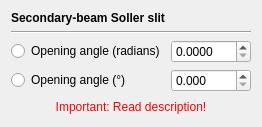
<?xml version="1.0" encoding="UTF-8"?>
<ui version="4.0">
 <class>OpticsConfigPageScolForm</class>
 <widget class="QWidget" name="OpticsConfigPageScolForm">
  <property name="geometry">
   <rect>
    <x>0</x>
    <y>0</y>
    <width>262</width>
    <height>127</height>
   </rect>
  </property>
  <property name="windowTitle">
   <string>Form</string>
  </property>
  <layout class="QGridLayout" name="gridLayout">
   <item row="2" column="1">
    <widget class="QDoubleSpinBox" name="doubleSpinBoxScollR">
     <property name="toolTip">
      <string>SColl</string>
     </property>
     <property name="decimals">
      <number>4</number>
     </property>
     <property name="maximum">
      <double>1.000000000000000</double>
     </property>
     <property name="singleStep">
      <double>0.010000000000000</double>
     </property>
    </widget>
   </item>
   <item row="3" column="1">
    <widget class="QDoubleSpinBox" name="doubleSpinBoxScollD">
     <property name="decimals">
      <number>3</number>
     </property>
     <property name="maximum">
      <double>10.000000000000000</double>
     </property>
     <property name="singleStep">
      <double>0.100000000000000</double>
     </property>
    </widget>
   </item>
   <item row="3" column="0">
    <widget class="QRadioButton" name="radioButtonDeg">
     <property name="text">
      <string>Opening angle (°)</string>
     </property>
    </widget>
   </item>
   <item row="2" column="0">
    <widget class="QRadioButton" name="radioButtonRad">
     <property name="text">
      <string>Opening angle (radians)</string>
     </property>
    </widget>
   </item>
   <item row="0" column="0" colspan="2">
    <widget class="QLabel" name="label">
     <property name="font">
      <font>
       <bold>true</bold>
      </font>
     </property>
     <property name="text">
      <string>Secondary-beam Soller slit</string>
     </property>
    </widget>
   </item>
   <item row="1" column="0" colspan="2">
    <widget class="Line" name="line">
     <property name="orientation">
      <enum>Qt::Horizontal</enum>
     </property>
    </widget>
   </item>
   <item row="4" column="0" colspan="2">
    <widget class="QLabel" name="label_2">
     <property name="sizePolicy">
      <sizepolicy hsizetype="Preferred" vsizetype="Expanding">
       <horstretch>0</horstretch>
       <verstretch>0</verstretch>
      </sizepolicy>
     </property>
     <property name="text">
      <string>&lt;font color='red'&gt;Important: Read description!&lt;/font&gt;</string>
     </property>
     <property name="alignment">
      <set>Qt::AlignCenter</set>
     </property>
    </widget>
   </item>
  </layout>
 </widget>
 <resources/>
 <connections/>
</ui>
